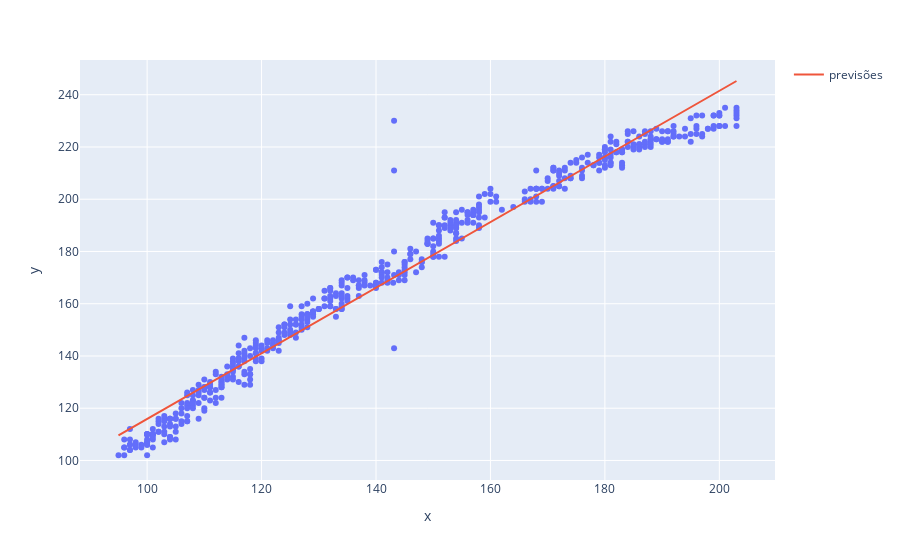

Source (notebook cell):
### Code cell
grafico = px.scatter(x = X_colesterol_peso.ravel(), y = y_colesterol_peso)
grafico.add_scatter(x = X_colesterol_peso.ravel(), y = previsao_colesterol, name= 'previsões')
grafico.show()

### Figure 1 — Plotly figure (JSON) as saved in the notebook; plotly's stock layout.template omitted (floating-point values rounded to 4 significant figures; data arrays with more than 128 entries replaced by an {"elided": "..."} marker saying what was removed)
{"data": [{"hovertemplate": "x=%{x}<br>y=%{y}<extra></extra>", "legendgroup": "", "marker": {"color": "#636efa", "symbol": "circle"}, "mode": "markers", "name": "", "orientation": "v", "showlegend": false, "type": "scatter", "x": {"elided": "547 float values"}, "xaxis": "x", "y": {"elided": "547 int values"}, "yaxis": "y"}, {"name": "previsões", "type": "scatter", "x": {"elided": "547 float values"}, "y": {"elided": "547 float values"}}], "layout": {"legend": {"tracegroupgap": 0}, "margin": {"t": 60}, "xaxis": {"anchor": "y", "domain": [0, 1], "title": {"text": "x"}}, "yaxis": {"anchor": "x", "domain": [0, 1], "title": {"text": "y"}}}}
